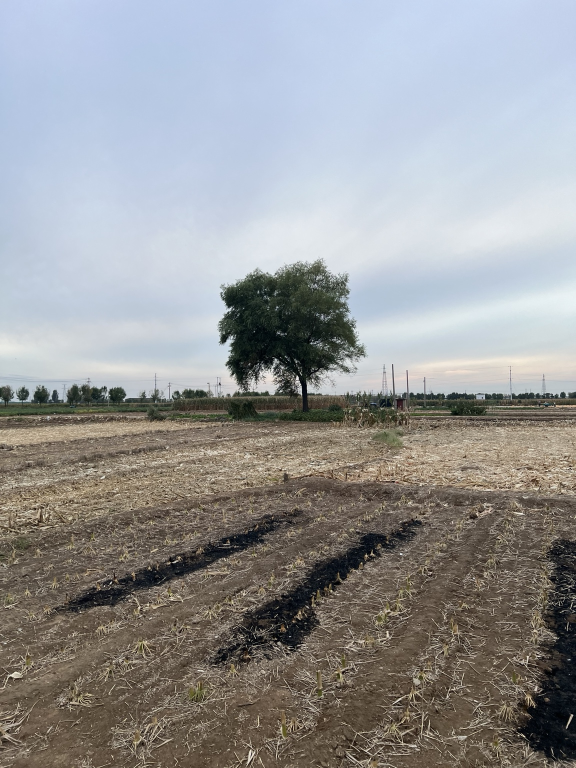
#> input picture submission/the-field-i-remember/source-photo.jpg, 1152 x 1536 px (shown at 1/2 size)
$ python build_submission_images.py
#> lines starting #> are read from the running program, lines starting #| are printed output that depends on the picture
import os
from pathlib import Path

from PIL import Image, ImageDraw, ImageFont


ROOT = Path(__file__).resolve().parent
BG = "#f3f0e9"
INK = "#252728"
MUTED = "#66717b"
LINE = "#9ba7b1"


def font(size: int, bold: bool = False) -> ImageFont.FreeTypeFont:
    font_dir = Path(os.environ["WINDIR"]) / "Fonts" if "WINDIR" in os.environ else None
    filenames = [
        "segoeuib.ttf" if bold else "segoeui.ttf",
        "arialbd.ttf" if bold else "arial.ttf",
    ]
    names = [font_dir / name for name in filenames] if font_dir else []
    for name in names:
        if name.exists():
            return ImageFont.truetype(str(name), size=size)
    return ImageFont.load_default()


def contain(image: Image.Image, width: int, height: int) -> Image.Image:
    copy = image.copy()
    copy.thumbnail((width, height), Image.Resampling.LANCZOS)
    return copy


def centered(draw: ImageDraw.ImageDraw, xy: tuple[int, int], text: str,
             used_font: ImageFont.ImageFont, fill: str, spacing: int = 8) -> None:
    draw.multiline_text(xy, text, font=used_font, fill=fill, anchor="mm",
                        align="center", spacing=spacing)


def build_before_after() -> None:
    source = Image.open(ROOT / "source-photo.jpg").convert("RGB")
#> source is the input picture: PIL image 1152x1536 RGB; mean R, G, B 149.6, 150.5, 151.5
    final = Image.open(ROOT / "final.png").convert("RGB")
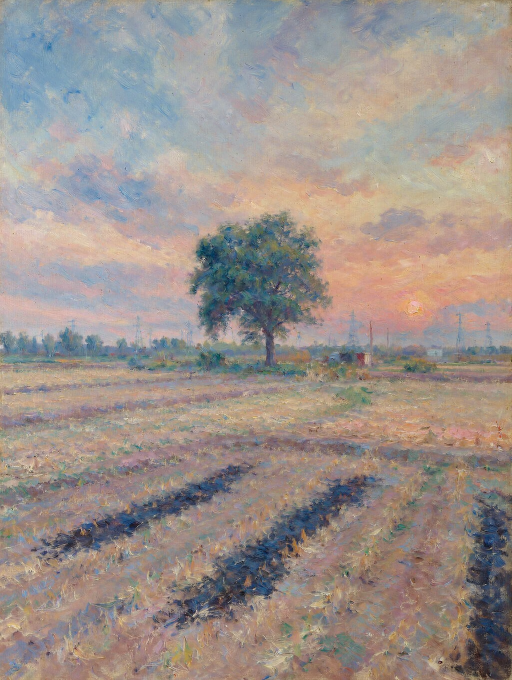
#> input picture submission/the-field-i-remember/final.png, 1024 x 1360 px (shown at 1/2 size)
#> final is the input picture: PIL image 1024x1360 RGB; mean R, G, B 156.3, 145.6, 139.7
    canvas = Image.new("RGB", (2040, 1460), BG)
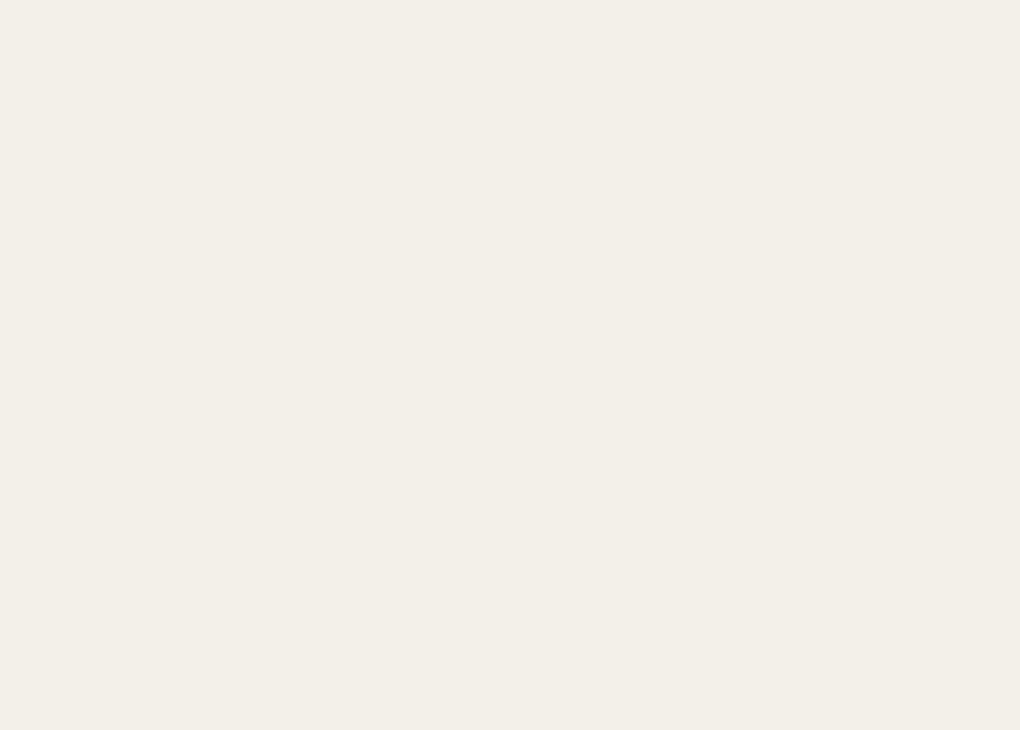
#> canvas: PIL image 2040x1460 RGB (shown at 1/2 size); mean R, G, B 243, 240, 233
    draw = ImageDraw.Draw(canvas)
    label_font = font(28, bold=True)

    for image, x, label in (
        (source, 40, "ORIGINAL PHOTO"),
        (final, 1040, "FINAL — HY IMAGE 3.5"),
    ):
        fitted = contain(image, 960, 1280)
        px = x + (960 - fitted.width) // 2
        py = 100 + (1280 - fitted.height) // 2
        canvas.paste(fitted, (px, py))
        centered(draw, (x + 480, 1410), label, label_font, INK)
#> this loop made 2 passes
#> (x, label, px, py) on passes 1 to 2: (40, 'ORIGINAL PHOTO', 40, 100), (1040, 'FINAL — HY IMAGE 3.5', 1040, 102)
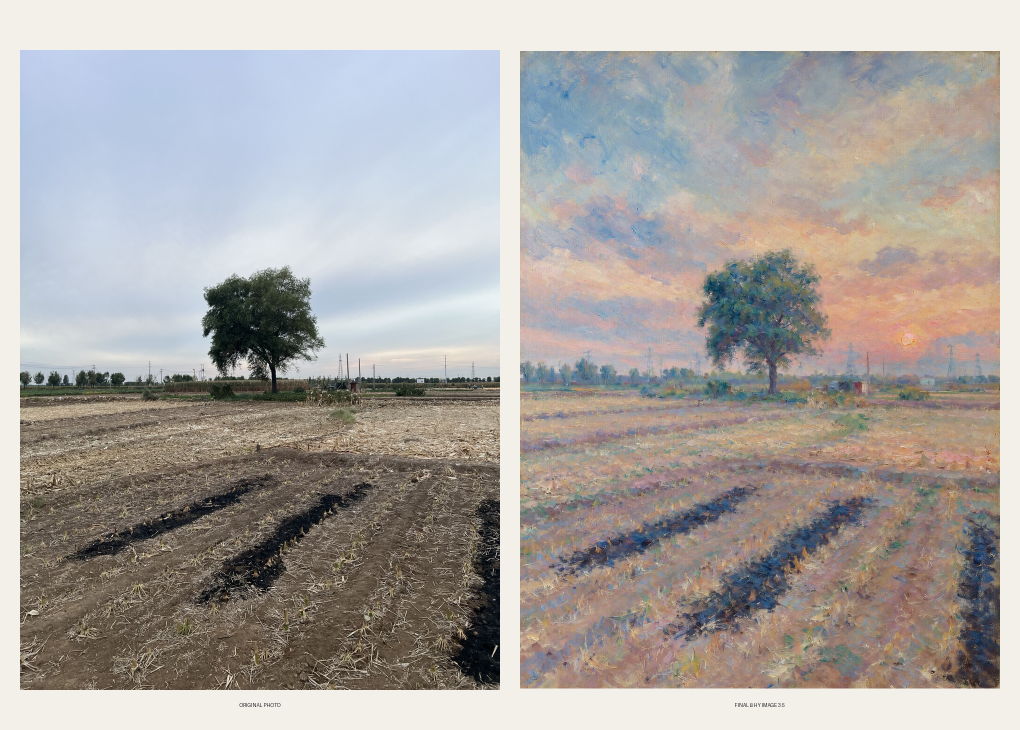
#> canvas: PIL image 2040x1460 RGB (shown at 1/2 size); mean R, G, B 168.8, 164.2, 161

    canvas.save(ROOT / "before-after.png", format="PNG", optimize=True)


def rounded_box(draw: ImageDraw.ImageDraw, box: tuple[int, int, int, int],
                title: str, subtitle: str | None = None) -> None:
    draw.rounded_rectangle(box, radius=22, fill="#fbfaf7", outline=LINE, width=3)
    cx = (box[0] + box[2]) // 2
    cy = (box[1] + box[3]) // 2
    if subtitle:
        centered(draw, (cx, cy - 18), title, font(34, bold=True), INK)
        centered(draw, (cx, cy + 40), subtitle, font(25), MUTED, spacing=6)
    else:
        centered(draw, (cx, cy), title, font(34, bold=True), INK)


def arrow(draw: ImageDraw.ImageDraw, x: int, y1: int, y2: int) -> None:
    draw.line((x, y1, x, y2 - 14), fill=MUTED, width=4)
    draw.polygon([(x - 10, y2 - 20), (x + 10, y2 - 20), (x, y2)], fill=MUTED)


def build_workflow() -> None:
    canvas = Image.new("RGB", (1600, 1500), BG)
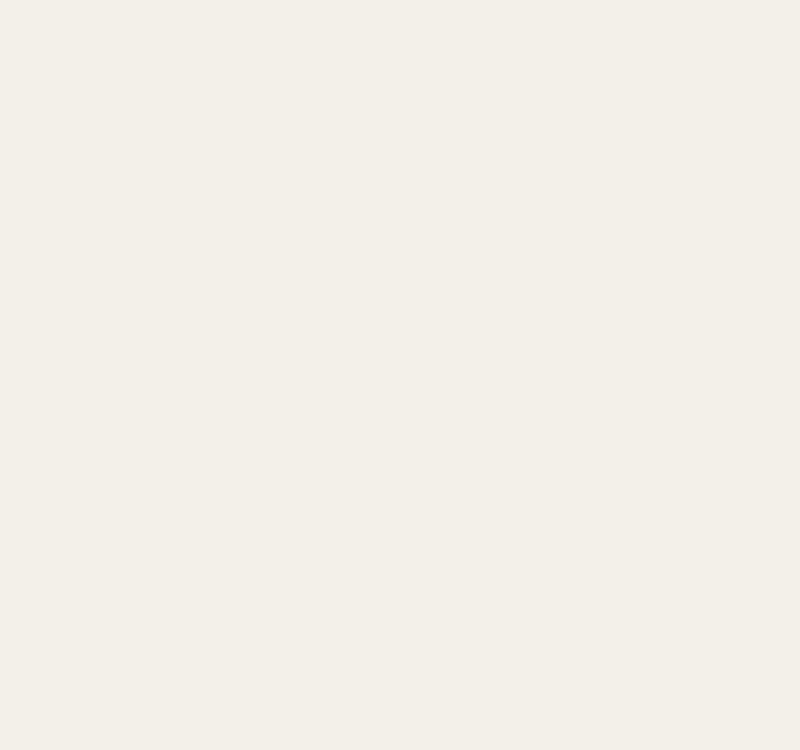
#> canvas: PIL image 1600x1500 RGB (shown at 1/2 size); mean R, G, B 243, 240, 233
    draw = ImageDraw.Draw(canvas)
    centered(draw, (800, 95), "THE FIELD I REMEMBER", font(42, bold=True), INK)
    centered(draw, (800, 145), "WORKFLOW", font(24, bold=True), MUTED)

    boxes = [
        (250, 220, 1350, 410),
        (250, 535, 1350, 725),
        (250, 850, 1350, 1080),
        (250, 1205, 1350, 1395),
    ]
    rounded_box(draw, boxes[0], "My hometown photograph")
    rounded_box(draw, boxes[1], "Visual-language exploration")
    rounded_box(
        draw,
        boxes[2],
        "Hy Image 3.5 Preview on GMI Cloud",
        "Reference-guided generation / editing",
    )
    rounded_box(draw, boxes[3], "The Field I Remember")
    arrow(draw, 800, boxes[0][3], boxes[1][1])
    arrow(draw, 800, boxes[1][3], boxes[2][1])
    arrow(draw, 800, boxes[2][3], boxes[3][1])
    canvas.save(ROOT / "workflow.png", format="PNG", optimize=True)
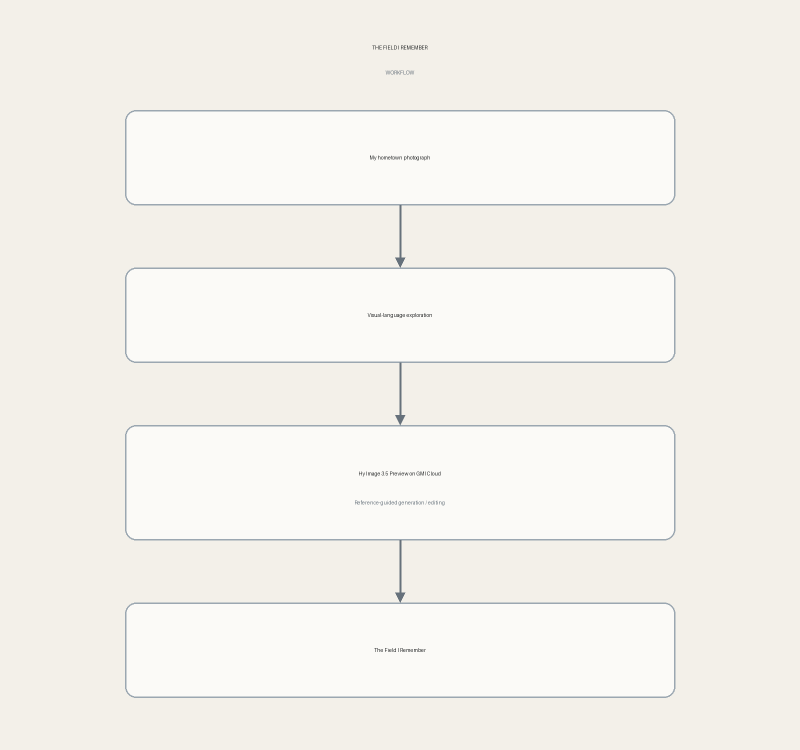
#> saved as workflow.png: PIL image 1600x1500 RGB (shown at 1/2 size); mean R, G, B 244.4, 242.4, 237


if __name__ == "__main__":
    build_before_after()
    build_workflow()
